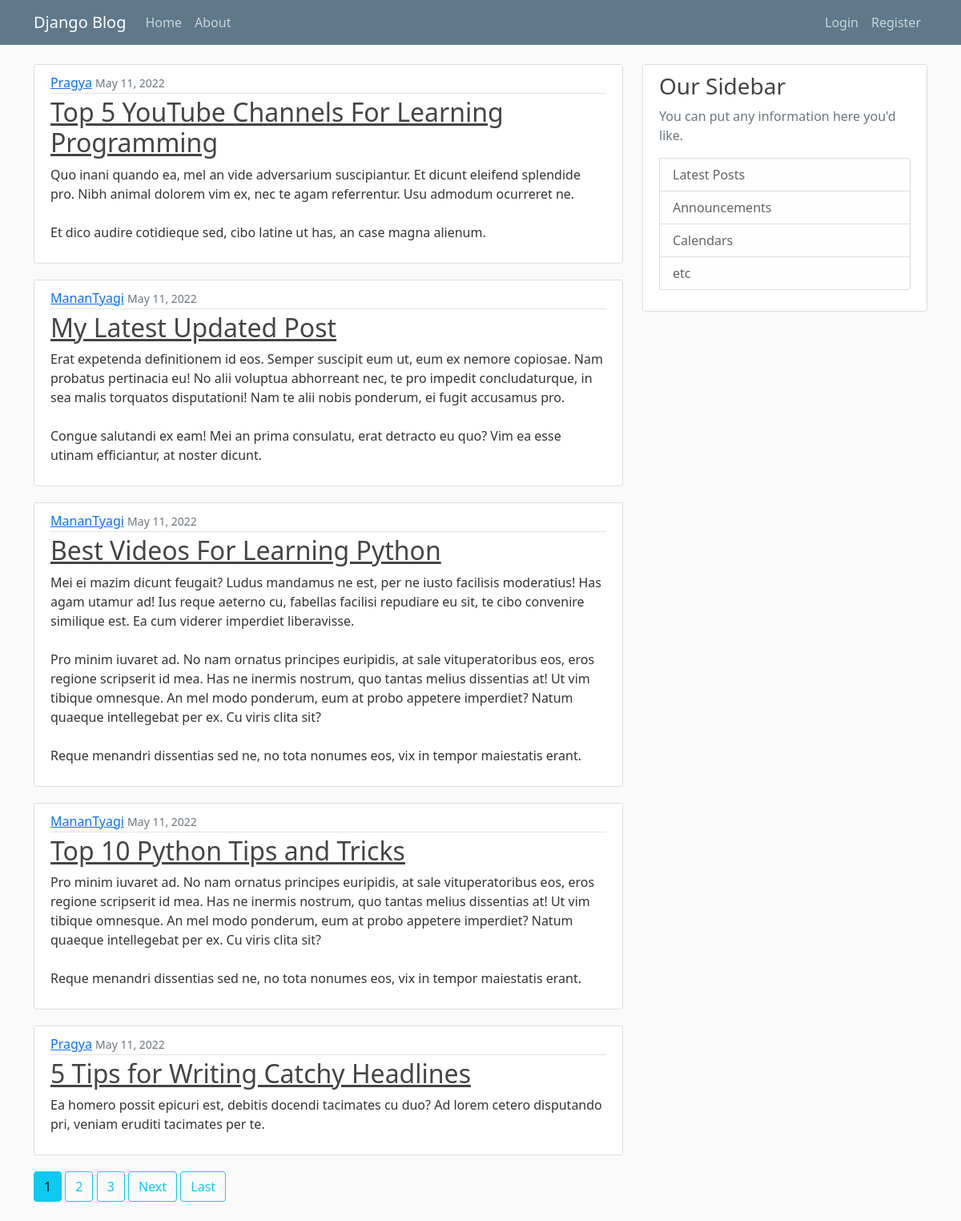
The page / on the database its author committed.
### blog/models.py (models this page shows, shortened)
class Post(models.Model):
    title = models.CharField(max_length=100)
    content = models.TextField()
    date_posted = models.DateTimeField(default=timezone.now)
    author = models.ForeignKey(User, on_delete=models.CASCADE)

### blog/views.py (the view)
# urls.py: path('', PostListView.as_view(), name='blog_home'),
class PostListView(ListView):
    model = Post
    context_object_name = 'posts'
    ordering = ['-date_posted']
    paginate_by= 5

### blog/templates/blog/post_list.html (shortened to what this page needs)
{% extends "blog/base.html" %}
{% block content %}
{% for post in posts %}
<article class="media content-section">
    <div class="media-body">
      <div class="article-metadata">
        <a class="mr-2" href="{% url 'user_posts' post.author.username %}">{{ post.author }}</a>
        <small class="text-muted">{{ post.date_posted| date:"F d, Y" }}</small>
      </div>
      <h2><a class="article-title" href="{% url 'post_detail'  post.id %}">{{ post.title }}</a></h2>
      <p class="article-content">{{ post.content }}</p>
    </div>
  </article>
{% endfor %}
{% if is_paginated %}
  {% for num in page_obj.paginator.page_range %}
        {% if page_obj.number == num %}
        <a class="btn btn-info mb-4" href="?page={{num}}"> {{num}} </a>
        {% elif num > page_obj.number|add:'-3' and num < page_obj.number|add:'3' %}
        <a class="btn btn-outline-info mb-4" href="?page={{num}}"> {{num}} </a>
        {% endif%}
  {% endfor %}
  {% if page_obj.has_next %}
  <a class="btn btn-outline-info mb-4" href="?page={{page_obj.next_page_number}}"> Next </a>
  <a class="btn btn-outline-info mb-4" href="?page={{page_obj.paginator.num_pages}}"> Last </a>
  {% endif %}
{% endif %}
{% endblock %}

### blog/templates/blog/base.html (shortened to what this page needs)
{% load static %}
<!doctype html>
<html lang="en">
  <head>
    <link href="https://cdn.jsdelivr.net/npm/bootstrap@5.1.3/dist/css/bootstrap.min.css" rel="stylesheet">
    <link rel="stylesheet" href="{% static 'blog/main.css'%}">
  </head>
  <body>
    <header class="site-header">
        <nav class="navbar navbar-expand-md navbar-dark bg-steel fixed-top">
          <div class="container">
            <a class="navbar-brand mr-4" href="{% url 'blog_home'%}">Django Blog</a>
            <div class="collapse navbar-collapse" id="navbarToggle">
              <div class="navbar-nav mr-auto">
                <a class="nav-item nav-link" href="{% url 'blog_home'%}">Home</a>
                <a class="nav-item nav-link" href="{% url 'blog_about'%}">About</a>
              </div>
              <div class="navbar-nav ms-auto">
                {% if user.is_authenticated %}
                  <a class="nav-item nav-link" href="{% url 'post_create'%}"> Create Post</a>
                  <a class="nav-item nav-link" href="{% url 'logout'%}">Log out</a>
                  <a class="nav-item nav-link" href="{% url 'profile'%}">Profile</a>
                {% else %}
                  <a class="nav-item nav-link" href="{% url 'login'%}">Login</a>
                  <a class="nav-item nav-link" href="{% url 'register'%}">Register</a>
                {% endif %}
              </div>
            </div>
          </div>
        </nav>
      </header>
    <main role="main" class="container">
      <div class="row">
                                      <div class="col-md-8">
                                        {% block content %}
                                        {% endblock %}
                                      </div>
                                  <div class="col-md-4 ">
                                    <div class="content-section">
                                      <h3>Our Sidebar</h3>
                                      <p class='text-muted'>You can put any information here you'd like.
                                        <ul class="list-group">
                                          <li class="list-group-item list-group-item-light">Latest Posts</li>
                                          <li class="list-group-item list-group-item-light">Announcements</li>
                                          <li class="list-group-item list-group-item-light">Calendars</li>
                                          <li class="list-group-item list-group-item-light">etc</li>
                                        </ul>
                                      </p>
                                    </div>
                                </div>
      </div>
    </main>
  </body>
</html>

### blog/static/blog/main.css (style rules this page uses)
body { background: #fafafa; color: #333333; margin-top: 5rem; }
h1, h2, h3, h4, h5, h6 { color: #444444; }
ul { margin: 0; }
.bg-steel { background-color: #5f788a; }
.site-header .navbar-nav .nav-link { color: #cbd5db; }
.content-section { background: #ffffff; padding: 10px 20px; border: 1px solid #dddddd; border-radius: 3px; margin-bottom: 20px; }
.article-title { color: #444444; }
.article-content { white-space: pre-line; }
.article-metadata { padding-bottom: 1px; margin-bottom: 4px; border-bottom: 1px solid #e3e3e3 }

### rows shown on the page
Post: author "Pragya", date_posted "May 11, 2022", title "Top 5 YouTube Channels For Learning Programming", content "Quo inani quando ea, mel an vide adversarium suscipiantur. Et dicunt eleifend splendide pro. Nibh animal dolorem vim ex, nec te agam referrentur. Usu admodum ocurreret ne. Et dico audire cotidieque sed, cibo latine ut has, an case magna alienum."
Post: author "MananTyagi", date_posted "May 11, 2022", title "My Latest Updated Post", content "Erat expetenda definitionem id eos. Semper suscipit eum ut, eum ex nemore copiosae. Nam probatus pertinacia eu! No alii voluptua abhorreant nec, te pro impedit concludaturque, in sea malis torquatos disputationi! Nam te alii nobis ponderum, ei fugit accusamus pro. Congue salutandi ex eam! Mei an prima consulatu, erat detracto eu quo? Vim ea esse utinam efficiantur, at noster dicunt."
Post: author "MananTyagi", date_posted "May 11, 2022", title "Best Videos For Learning Python", content "Mei ei mazim dicunt feugait? Ludus mandamus ne est, per ne iusto facilisis moderatius! Has agam utamur ad! Ius reque aeterno cu, fabellas facilisi repudiare eu sit, te cibo convenire similique est. Ea cum viderer imperdiet liberavisse. Pro minim iuvaret ad. No nam ornatus principes euripidis, at sale vituperatoribus eos, eros regione scripserit id mea. Has ne inermis nostrum, quo tantas melius dissentias at! Ut vim tibique omnesque. An mel modo ponderum, eum at probo appetere imperdiet? Natum quaeque intellegebat per ex. Cu viris clita sit? Reque menandri dissentias sed ne, no tota nonumes eos, vix in tempor maiestatis erant."
Post: author "MananTyagi", date_posted "May 11, 2022", title "Top 10 Python Tips and Tricks", content "Pro minim iuvaret ad. No nam ornatus principes euripidis, at sale vituperatoribus eos, eros regione scripserit id mea. Has ne inermis nostrum, quo tantas melius dissentias at! Ut vim tibique omnesque. An mel modo ponderum, eum at probo appetere imperdiet? Natum quaeque intellegebat per ex. Cu viris clita sit? Reque menandri dissentias sed ne, no tota nonumes eos, vix in tempor maiestatis erant."
Post: author "Pragya", date_posted "May 11, 2022", title "5 Tips for Writing Catchy Headlines", content "Ea homero possit epicuri est, debitis docendi tacimates cu duo? Ad lorem cetero disputando pri, veniam eruditi tacimates per te."

### other values the page prints
{{ num }} "1"
{{ num }} "2" "3"
